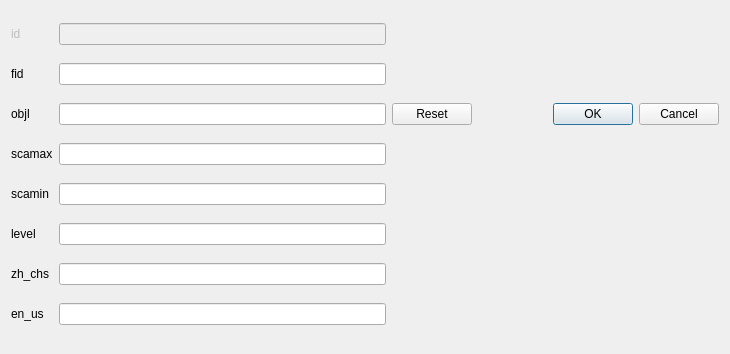
<?xml version="1.0" encoding="UTF-8"?>
<ui version="4.0">
 <class>Dialog</class>
 <widget class="QDialog" name="Dialog">
  <property name="geometry">
   <rect>
    <x>0</x>
    <y>0</y>
    <width>730</width>
    <height>354</height>
   </rect>
  </property>
  <property name="windowTitle">
   <string>Dialog</string>
  </property>
  <layout class="QGridLayout" name="gridLayout">
   <item row="9" column="2">
    <widget class="QLineEdit" name="zh_chs"/>
   </item>
   <item row="9" column="0">
    <widget class="QLabel" name="label_7">
     <property name="text">
      <string>zh_chs</string>
     </property>
    </widget>
   </item>
   <item row="7" column="0">
    <widget class="QLabel" name="label_5">
     <property name="text">
      <string>scamin</string>
     </property>
    </widget>
   </item>
   <item row="6" column="2">
    <widget class="QLineEdit" name="scamax"/>
   </item>
   <item row="1" column="2">
    <widget class="QLineEdit" name="fid"/>
   </item>
   <item row="5" column="10">
    <widget class="QDialogButtonBox" name="buttonBox">
     <property name="orientation">
      <enum>Qt::Horizontal</enum>
     </property>
     <property name="standardButtons">
      <set>QDialogButtonBox::Cancel|QDialogButtonBox::Ok|QDialogButtonBox::Reset</set>
     </property>
    </widget>
   </item>
   <item row="0" column="0">
    <widget class="QLabel" name="label">
     <property name="enabled">
      <bool>false</bool>
     </property>
     <property name="text">
      <string>id</string>
     </property>
    </widget>
   </item>
   <item row="8" column="2">
    <widget class="QLineEdit" name="level"/>
   </item>
   <item row="6" column="0">
    <widget class="QLabel" name="label_4">
     <property name="text">
      <string>scamax</string>
     </property>
    </widget>
   </item>
   <item row="7" column="2">
    <widget class="QLineEdit" name="scamin"/>
   </item>
   <item row="1" column="0">
    <widget class="QLabel" name="label_2">
     <property name="text">
      <string>fid</string>
     </property>
    </widget>
   </item>
   <item row="5" column="0">
    <widget class="QLabel" name="label_3">
     <property name="text">
      <string>objl</string>
     </property>
    </widget>
   </item>
   <item row="0" column="2">
    <widget class="QLineEdit" name="id">
     <property name="enabled">
      <bool>false</bool>
     </property>
     <property name="dragEnabled">
      <bool>false</bool>
     </property>
    </widget>
   </item>
   <item row="5" column="2">
    <widget class="QLineEdit" name="objl"/>
   </item>
   <item row="8" column="0">
    <widget class="QLabel" name="label_6">
     <property name="text">
      <string>level</string>
     </property>
    </widget>
   </item>
   <item row="10" column="0">
    <widget class="QLabel" name="label_8">
     <property name="text">
      <string>en_us</string>
     </property>
    </widget>
   </item>
   <item row="10" column="2">
    <widget class="QLineEdit" name="en_us"/>
   </item>
  </layout>
 </widget>
 <resources/>
 <connections>
  <connection>
   <sender>buttonBox</sender>
   <signal>accepted()</signal>
   <receiver>Dialog</receiver>
   <slot>accept()</slot>
   <hints>
    <hint type="sourcelabel">
     <x>248</x>
     <y>254</y>
    </hint>
    <hint type="destinationlabel">
     <x>157</x>
     <y>274</y>
    </hint>
   </hints>
  </connection>
  <connection>
   <sender>buttonBox</sender>
   <signal>rejected()</signal>
   <receiver>Dialog</receiver>
   <slot>reject()</slot>
   <hints>
    <hint type="sourcelabel">
     <x>316</x>
     <y>260</y>
    </hint>
    <hint type="destinationlabel">
     <x>286</x>
     <y>274</y>
    </hint>
   </hints>
  </connection>
 </connections>
</ui>
